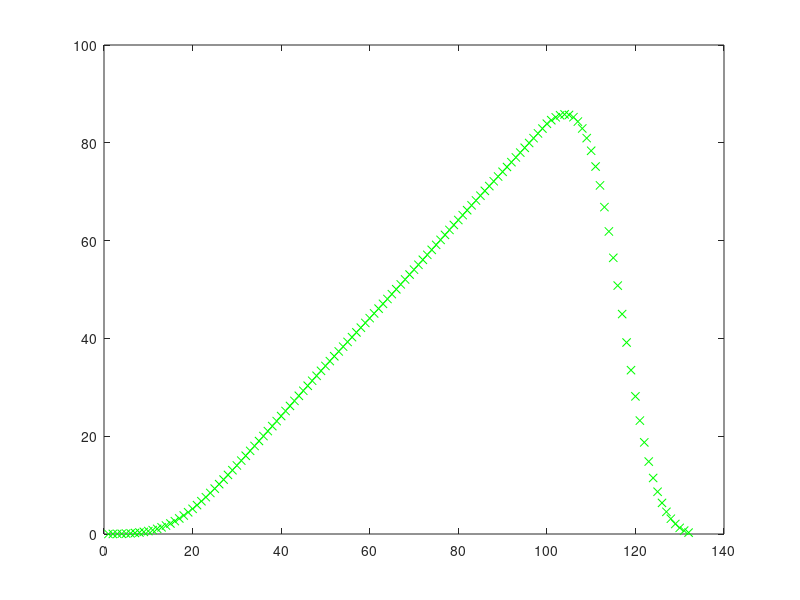

This figure's MATLAB source: (Note: this script raises an error after producing the figure.)
shapes = {'full','same','valid'};
% should try with both even and odd length filters by setting gausswin(#)
filter = gausswin(33);
filter = filter / sum(sum(filter));

%% test fftconv code matches conv for vector signals
signal = [1:100]' + randn(100,1);

for idx=1:length(shapes)
    shape = shapes{idx};
    figure()

    convout = conv(signal,filter,shape);
    plot(convout,'gx');
    hold on

    fftconvout = fftconv(signal,filter,shape);
    plot(fftconvout,'b-');
    hold off

    legend('conv','fftconv');
    if length(fftconvout) == length(convout)
        title(sprintf('%s, error=%0.3f',shape,sum(sum((convout-fftconvout).^2))));
    else
        title(sprintf('%s, len(conv) = %d, len(fftconv) = %d',shape,length(convout),length(fftconvout)));
    end

end

%% test fftconv code matches conv for matrix inputs
signal = repmat([1:100]',1,3) + 5*randn(100,3);

for idx=1:length(shapes)
    shape = shapes{idx};
    figure()

    convout = [];
    for jj=1:size(signal,2)
        convout = [convout,conv(signal(:,jj),filter,shape)];
    end
    plot(convout,'gx');
    hold on

    fftconvout = fftconv(signal,filter,shape);
    plot(fftconvout,'b-');
    hold off
end
